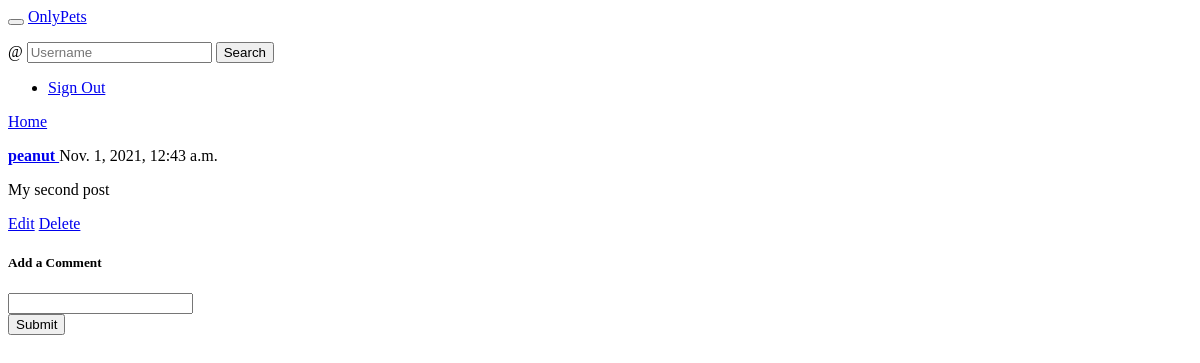
The app's page /home/post/5c92fc5891104c00b0cfda7d8f4ee776/ (signed in), older data.
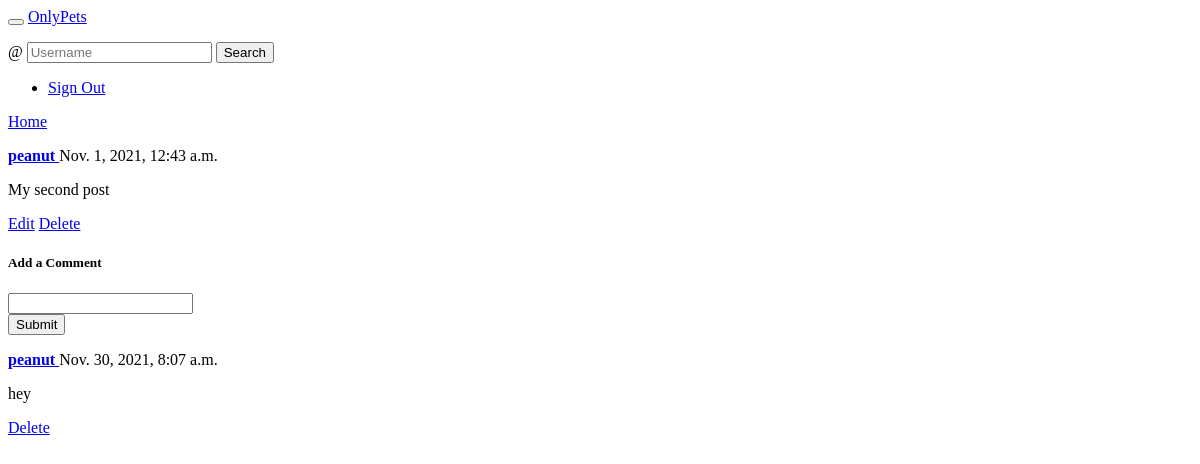
The same page, newer data.
### home/models.py (models this page shows)
class CommentCollection(models.Model):
    id = models.UUIDField(primary_key=True, default=uuid.uuid4, editable=False)
    post = models.ForeignKey(PostCollection, on_delete=models.CASCADE)
    author = models.ForeignKey(User, on_delete=models.CASCADE)
    comment = models.TextField()
    comment_timestamp = models.DateTimeField(default=timezone.now)

### home/views.py (the view, shortened to what this page needs)
# urls.py: path('post/<pk>/', PostDetailView.as_view(), name='post-detail'),
class PostDetailView(LoginRequiredMixin, View):
    def get(self, request, pk, *args, **kwargs):
        post = PostCollection.objects.get(pk=pk)
        form = CommentForm()
        comments = CommentCollection.objects.filter(post = post).order_by('-comment_timestamp')
        context = {
            'post': post,
            'form': form,
            'comments': comments
        }
        return render(request, 'home/post_detail.html', context)

### home/forms.py
class CommentForm(forms.ModelForm):
    comment = forms.CharField(label = '')
    class Meta:
        model = CommentCollection
        fields = ['comment']

### home/templates/home/post_detail.html (shortened to what this page needs)
{% extends 'home/base.html' %}
{% load crispy_forms_tags %}
{% block content %}
<a href="{% url 'post-collection' %}">Home</a>
<div>
    <p><strong><a href="{% url 'user-profile' post.author.pk %}">{{ post.author }} </a> </strong>{{ post.post_timestamp }}</p>
    <p>{{ post.post_content }}</p>
    {% if request.user == post.author %}
        <a href = "{% url 'post-edit' post.pk %}">Edit</a>
        <a href = "{% url 'post-delete' post.pk %}">Delete</a>
    {% endif %}
</div>
<h5>Add a Comment</h5>
<div>
    <div>
        <form method="POST">
            {{ form }}
            <div>
                <button class="btn btn-success mt-3">Submit</button>
            </div>
        </form>
    </div>
    {%for comment in comments%}
    <div>
        <p><strong><a href="{% url 'user-profile' comment.author.pk %}">{{ comment.author }} </a> </strong>{{comment.comment_timestamp}} </p>
        <p> {{comment.comment}} </p>
        {% if request.user == comment.author %}
            <a href="{% url 'comment-delete' post.pk comment.pk %}">Delete</a>
        {% endif %}
    </div>
    {% endfor %}
</div>
{% endblock content %}

Row changes from the older to the newer data that the page shows:
added CommentCollection: author "peanut", comment_timestamp "Nov. 30, 2021, 8:07 a.m.", comment "hey", shows "Delete"
